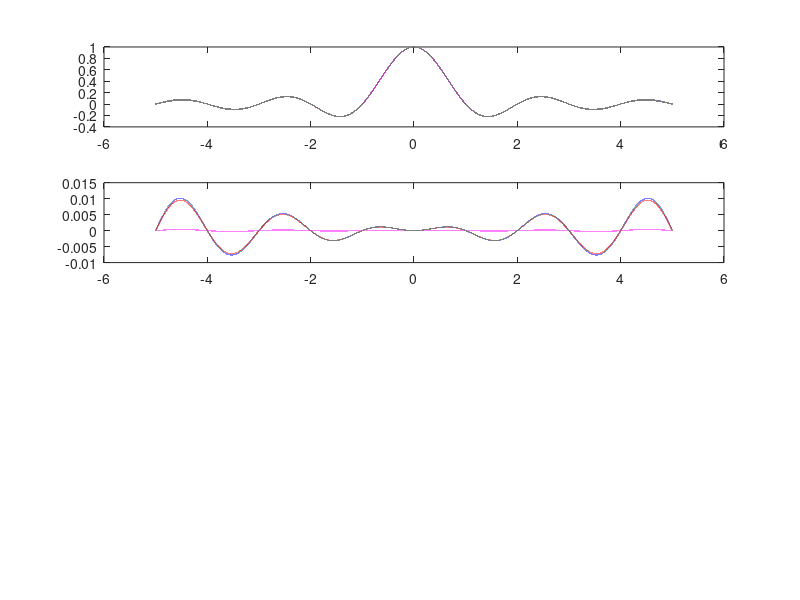

Source code (MATLAB):
function test_sinc

t= -5:0.0001:5;
% t= -0.5:0.0001:0.5;
% t= -0.000001:0.0000001:0.000001;

x = sinc(t);

x2 = sinc_1(t, 4);
x3 = sinc_2(t, 160);
x4 = sinc_3(t, 4);

figure(1)
subplot(4,1,1)
plot(t, x, 'k');
hold on
plot(t, x2, 'b');
plot(t, x3, 'r');
plot(t, x4, 'm');
hold off
subplot(4,1,2)
plot(t, x2-x);
hold on
plot(t, x3-x, 'r');
plot(t, x4-x, 'm');
hold off

%%%%%%%%%%%%%%%%%%%%%%%%%%%%%%%%
function x=sinc_1(t, K)

t = pi*t/2;
x = cos(t);
for k = 2:K,
  t = t/2;
  x = x .* cos(t);
end

%%%%%%%%%%%%%%%%%%%%%%%%%%%%%%%%
function x=sinc_2(t, K)

t = pi*t;
x = 1;
for k = 1:K,
  x = x .* (1 - (t.^2)./((pi^2)*(k^2)));
end

%%%%%%%%%%%%%%%%%%%%%%%%%%%%%%%%
function x=sinc_3(t, K)

t = pi*t/3;
x = 1 - 4/3*sin(t).^2;
for k = 2:K,
  t = t/3;
  x = x .* (1 - 4/3*sin(t).^2);
end